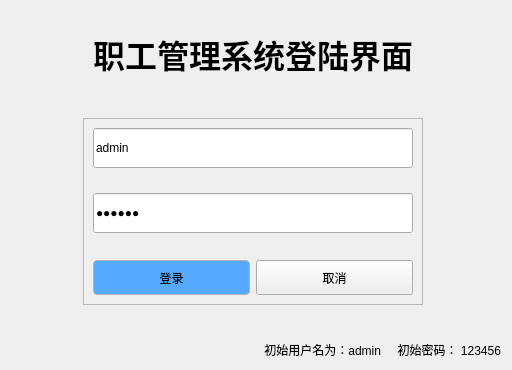
<?xml version="1.0" encoding="UTF-8"?>
<ui version="4.0">
 <class>LoginForm</class>
 <widget class="QWidget" name="LoginForm">
  <property name="geometry">
   <rect>
    <x>0</x>
    <y>0</y>
    <width>512</width>
    <height>370</height>
   </rect>
  </property>
  <property name="windowTitle">
   <string>Form</string>
  </property>
  <property name="styleSheet">
   <string notr="true"/>
  </property>
  <layout class="QGridLayout" name="gridLayout">
   <property name="topMargin">
    <number>30</number>
   </property>
   <item row="2" column="1">
    <spacer name="verticalSpacer_2">
     <property name="orientation">
      <enum>Qt::Vertical</enum>
     </property>
     <property name="sizeHint" stdset="0">
      <size>
       <width>20</width>
       <height>44</height>
      </size>
     </property>
    </spacer>
   </item>
   <item row="3" column="0">
    <spacer name="horizontalSpacer">
     <property name="orientation">
      <enum>Qt::Horizontal</enum>
     </property>
     <property name="sizeHint" stdset="0">
      <size>
       <width>74</width>
       <height>20</height>
      </size>
     </property>
    </spacer>
   </item>
   <item row="6" column="1">
    <spacer name="verticalSpacer_3">
     <property name="orientation">
      <enum>Qt::Vertical</enum>
     </property>
     <property name="sizeHint" stdset="0">
      <size>
       <width>20</width>
       <height>40</height>
      </size>
     </property>
    </spacer>
   </item>
   <item row="4" column="2">
    <spacer name="horizontalSpacer_2">
     <property name="orientation">
      <enum>Qt::Horizontal</enum>
     </property>
     <property name="sizeHint" stdset="0">
      <size>
       <width>74</width>
       <height>20</height>
      </size>
     </property>
    </spacer>
   </item>
   <item row="3" column="1" rowspan="2">
    <layout class="QHBoxLayout" name="horizontalLayout" stretch="1">
     <item>
      <widget class="QFrame" name="frame">
       <property name="minimumSize">
        <size>
         <width>340</width>
         <height>0</height>
        </size>
       </property>
       <property name="styleSheet">
        <string notr="true"/>
       </property>
       <property name="frameShape">
        <enum>QFrame::StyledPanel</enum>
       </property>
       <property name="frameShadow">
        <enum>QFrame::Raised</enum>
       </property>
       <layout class="QVBoxLayout" name="verticalLayout_2">
        <item>
         <layout class="QVBoxLayout" name="verticalLayout">
          <property name="spacing">
           <number>25</number>
          </property>
          <item>
           <widget class="QLineEdit" name="tx_user">
            <property name="enabled">
             <bool>true</bool>
            </property>
            <property name="minimumSize">
             <size>
              <width>280</width>
              <height>40</height>
             </size>
            </property>
            <property name="autoFillBackground">
             <bool>false</bool>
            </property>
            <property name="text">
             <string>admin</string>
            </property>
            <property name="placeholderText">
             <string>请输入用户名</string>
            </property>
           </widget>
          </item>
          <item>
           <widget class="QLineEdit" name="tx_password">
            <property name="enabled">
             <bool>true</bool>
            </property>
            <property name="minimumSize">
             <size>
              <width>280</width>
              <height>40</height>
             </size>
            </property>
            <property name="text">
             <string>123456</string>
            </property>
            <property name="echoMode">
             <enum>QLineEdit::Password</enum>
            </property>
            <property name="placeholderText">
             <string>请输入密码</string>
            </property>
           </widget>
          </item>
         </layout>
        </item>
        <item>
         <spacer name="verticalSpacer">
          <property name="orientation">
           <enum>Qt::Vertical</enum>
          </property>
          <property name="sizeHint" stdset="0">
           <size>
            <width>20</width>
            <height>40</height>
           </size>
          </property>
         </spacer>
        </item>
        <item>
         <layout class="QHBoxLayout" name="horizontalLayout_2">
          <item>
           <widget class="QPushButton" name="btnLogin">
            <property name="minimumSize">
             <size>
              <width>0</width>
              <height>35</height>
             </size>
            </property>
            <property name="styleSheet">
             <string notr="true">background-color: rgb(85, 170, 255);
border-radius: 4px;
border: 1px solid rgb(180, 180, 180);
</string>
            </property>
            <property name="text">
             <string>登录</string>
            </property>
           </widget>
          </item>
          <item>
           <widget class="QPushButton" name="btnCancel">
            <property name="minimumSize">
             <size>
              <width>0</width>
              <height>35</height>
             </size>
            </property>
            <property name="styleSheet">
             <string notr="true"/>
            </property>
            <property name="text">
             <string>取消</string>
            </property>
           </widget>
          </item>
         </layout>
        </item>
       </layout>
      </widget>
     </item>
    </layout>
   </item>
   <item row="1" column="1">
    <widget class="QLabel" name="labTitle">
     <property name="font">
      <font>
       <pointsize>24</pointsize>
       <bold>true</bold>
      </font>
     </property>
     <property name="text">
      <string>职工管理系统登陆界面</string>
     </property>
     <property name="alignment">
      <set>Qt::AlignCenter</set>
     </property>
    </widget>
   </item>
   <item row="7" column="1" colspan="2">
    <widget class="QLabel" name="label">
     <property name="text">
      <string>初始用户名为：admin     初始密码： 123456</string>
     </property>
     <property name="alignment">
      <set>Qt::AlignRight|Qt::AlignTrailing|Qt::AlignVCenter</set>
     </property>
    </widget>
   </item>
  </layout>
 </widget>
 <resources/>
 <connections/>
</ui>
